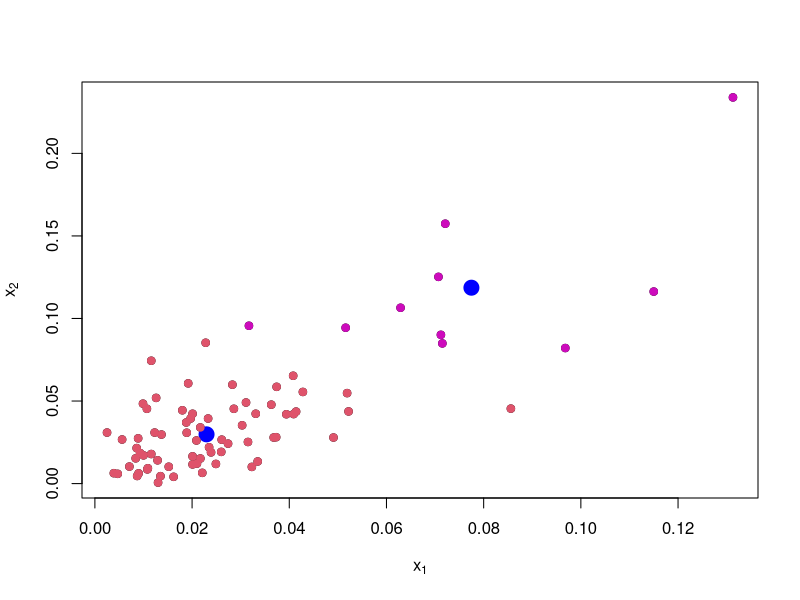
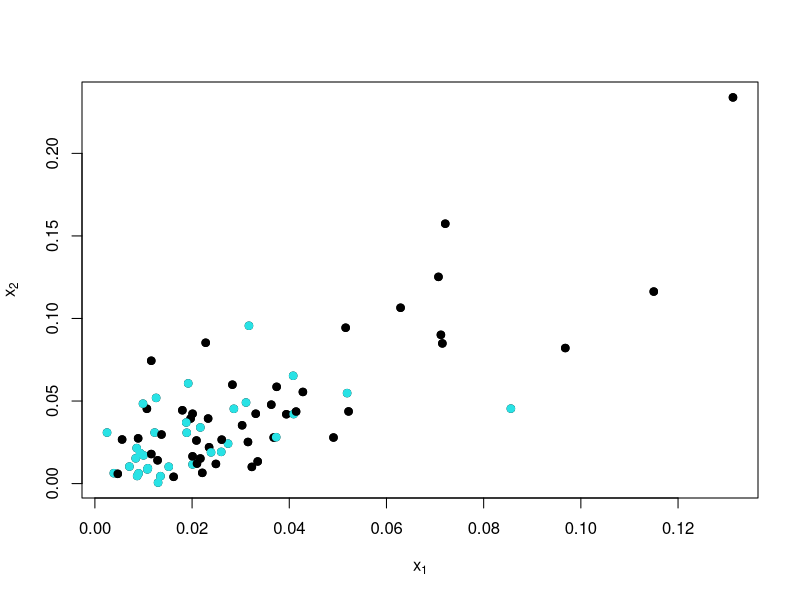

The R source for these figures, in order:
setwd("F:\\Data Science\\DataScience_2019501111\\Data Mining\\DM Assignment5")
data <- read.csv("sonar_test.csv", header = FALSE)
x <- data[,1:2]
plot(x, pch=19, xlab = expression(x[1]), ylab = expression(x[2]))

fit <- kmeans(x, 2)
points(fit$centers, pch = 19, col = "blue", cex = 2)

library(class)
knnfit <- knn(fit$centers, x, as.factor(c(-1, 1)))
points(x, col = 6 + 4 * as.numeric(knnfit), pch = 19)

plot(x, pch=19, xlab=expression(x[1]), ylab=expression(x[2]))
y <- data[,61]
points(x, col=3 + 2 * y, pch=19)

errorrate <- 1-sum(knnfit==y)/length(y)
errorrate